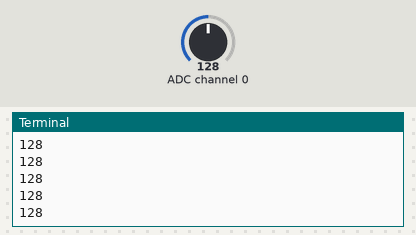
A program run on a simulated Raspberry Pi (BCM pin numbers). On the bench: the last lines printed to the terminal. The test bench sets the inputs (shaded band); at power-on: ADC channel 0 = 128 (analog values on the 0–255 scale).

Above: at 1.2 s.
1.3 s: ADC channel 0 set to 178
At 1.56 s:
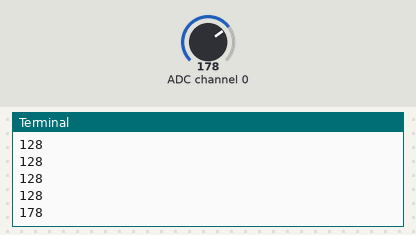
2.8 s: ADC channel 0 set to 224
At 2.96 s:
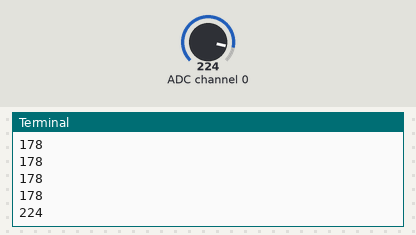
Timing chart, 0 to 5.8 s (numbered marks = the images above; inputs shaded):
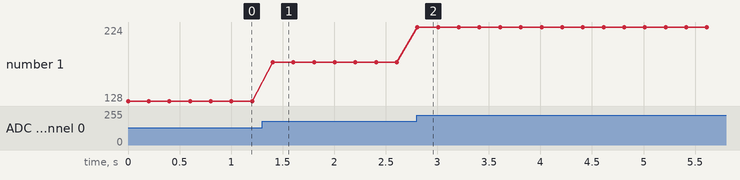

The program:

analog-inputs.py
```python
# analog input
# https://www.youtube.com/watch?v=_PnVt8XtFcw&list=PLGs0VKk2DiYxdMjCJmcP6jt4Yw6OHK85O&index=18

# using analog to digital converter
import ADC0834
import RPi.GPIO as GPIO
from time import sleep

GPIO.setmode(GPIO.BCM)
#initialize the chip
ADC0834.setup()

try:
    while True:
        analogValue = ADC0834.getResult(0) #pass channel as a parameter
        print(analogValue)
        sleep(.2)
except KeyboardInterrupt:
    GPIO.cleanup()
    print('GPIO Cleaned and exited')
```

Measured:
- after the input at 1.3 s, the terminal: prints a new line after 0.10 s (image 1)
- after the input at 2.8 s, the terminal: prints a new line at once (image 2)
- plotted number 1: 128 → 178 after the input at 1.3 s, 178 → 224 after the input at 2.8 s
